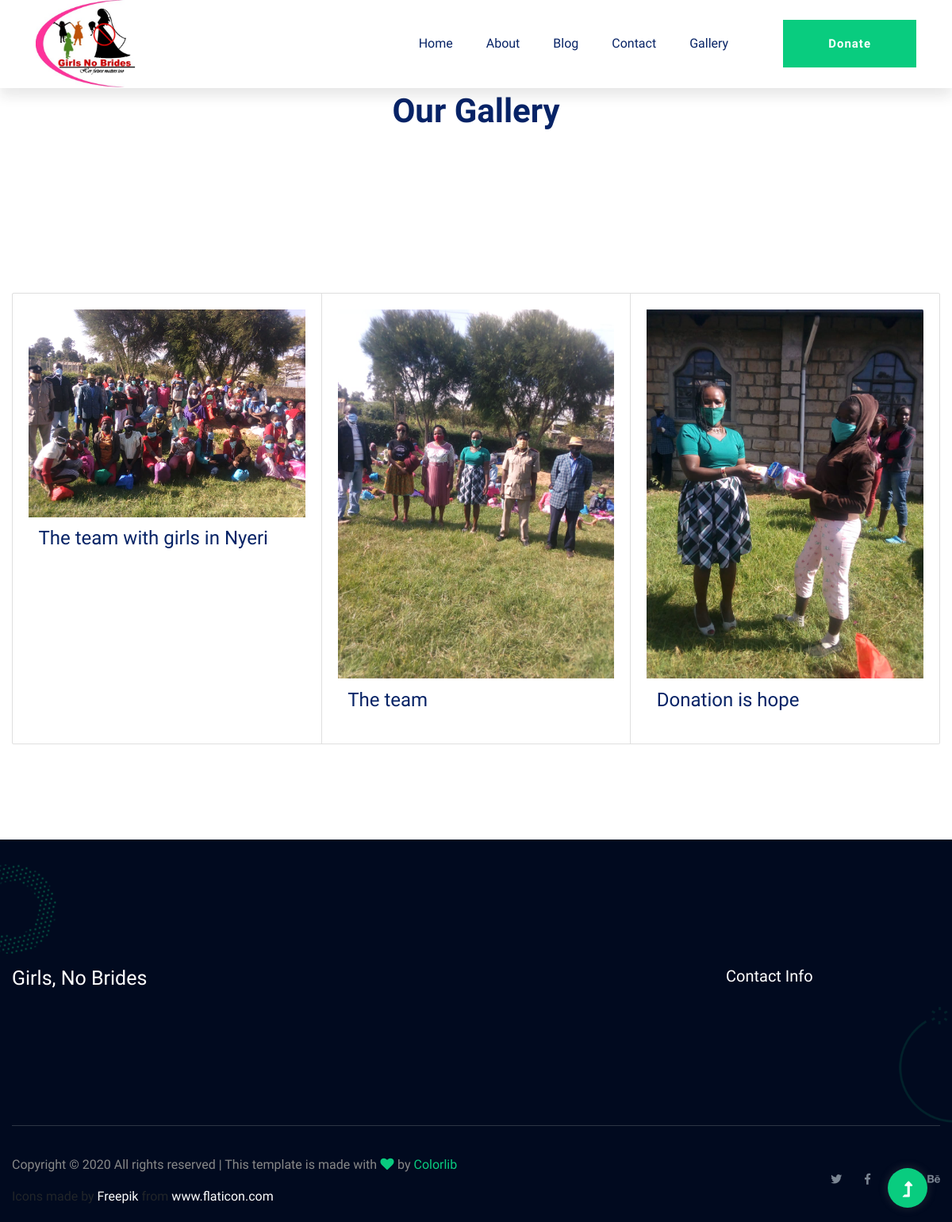
Page /gallery/ on the committed database.
### app/models.py (models this page shows)
class Photo(models.Model):
    img = models.ImageField()
    caption = models.CharField(max_length=256)

### app/views.py (the view)
# urls.py: path("gallery/", gallery)
def gallery(request):
    if request.method == "GET":
        images = Photo.objects.all()
        return render(request, "gallery.html", context={"images": images})

### app/templates/gallery.html
{%extends 'base.html'%} {%load static%} {%block content%}
<main>
  <div class="row justify-content-center">
    <div class="col-xl-6 col-lg-7 col-md-10 col-sm-10">
      <div class="section-tittle text-center mb-80">
        <h2>Our Gallery</h2>
      </div>
    </div>
    <section class="blog_area section-padding">
        <div class="container">
            <div class="row">
                <div class="col-lg-12 mb-5 mb-lg-0">
                    <div class="blog_left_sidebar">
                        <div class="card-group">
                            {%for photo in images%}
                            <div class="card section-padding" style="padding: 20px;">
                              <img
                                src="{{photo.img.url}}"
                                class="card-img-top"
                                alt="error when loading image"
                              />
                              <div class="card-body">
                                <h5 class="card-title title">{{photo.caption}}</h5>
                              </div>
                            </div>
                            {%endfor%}
                          </div>
                    </div>
                </div>
            </div>
    </section>
  </div>
</main>
{%endblock content%}

### static/CSS/main.css (style rules this page uses)
.title { font-size: 150%; }

### rows in the picture
Photo: img (picture), caption "The team with girls in Nyeri"
Photo: img (picture), caption "The team"
Photo: img (picture), caption "Donation is hope"
